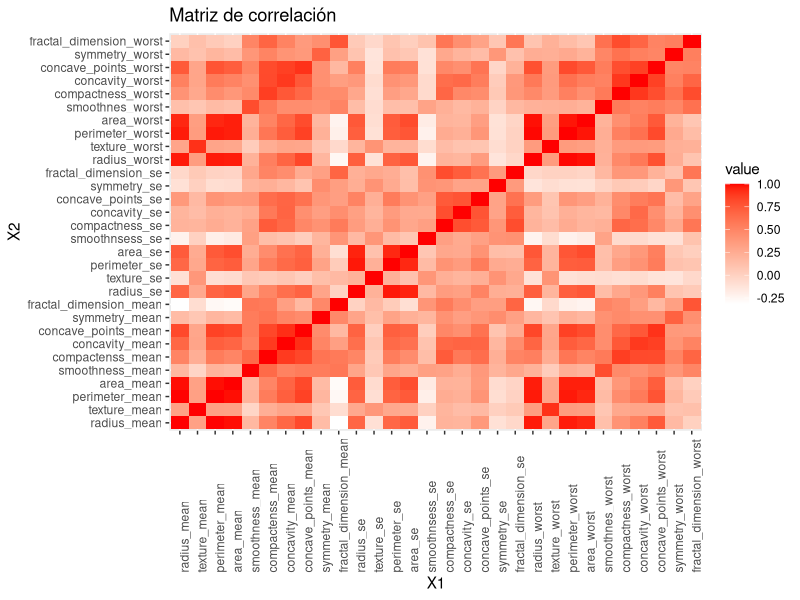

This figure's R source:
# Cargamos paquetes
library(reshape)
library(dplyr)
library(ggplot2)

#Leemos archivo de breast_cancer
breast.cancer <- read.csv('breast_cancer.csv')

# Vemos la estructura
str(breast.cancer)

# Quitamos las columnas no numéricas
breast.cancer.num <- breast.cancer[,-c(1,2,3)]

# Calculamos la matriz de correlación y le damos formato para graficar
cor.df <- melt(cor(breast.cancer.num))

# Creamos gráfico para visualizar matriz de correlación
cor.df %>% ggplot(aes(X1,X2)) + 
  geom_tile(aes(fill = value)) + 
  ggtitle('Matriz de correlación')+
  scale_fill_gradient(low = 'white', high = 'red') + 
  theme(axis.text.x = element_text(angle = 90,hjust = 0))
